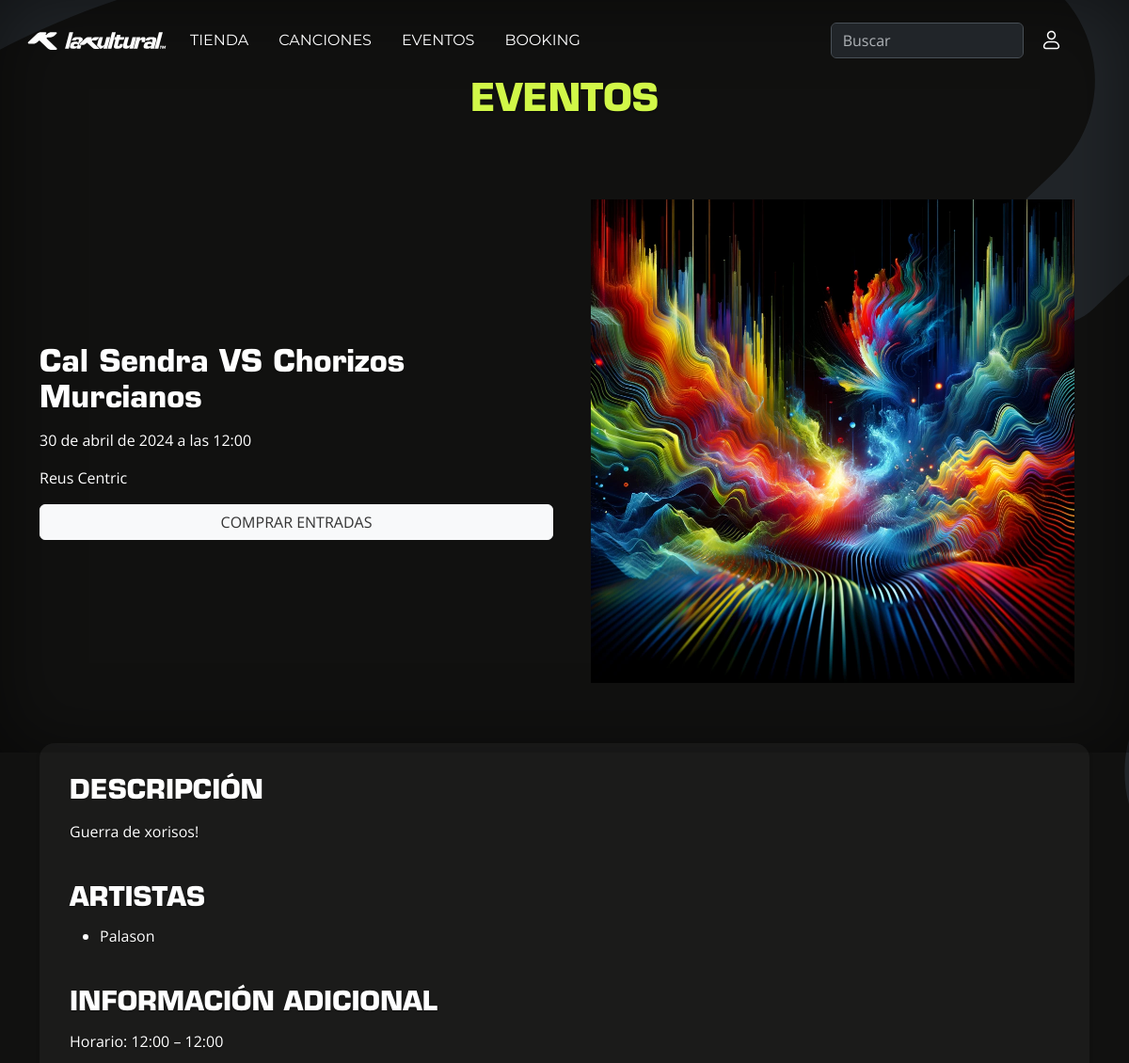
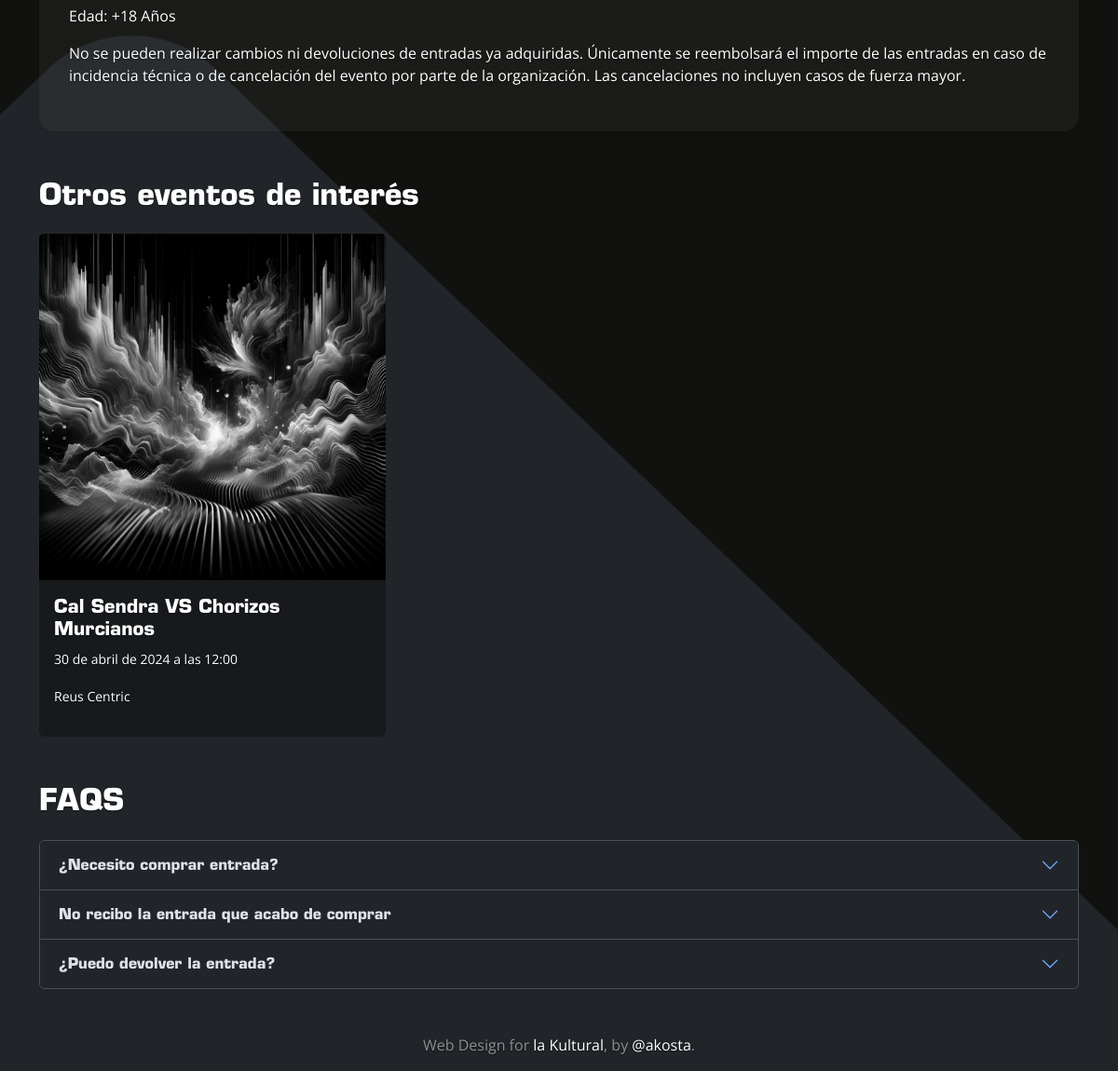
/eventos/eventos/1, run on the app's committed database (2 pictures, top to bottom).
### eventos/models.py (models this page shows, shortened)
class Evento(models.Model):
    nombre = models.CharField(max_length=100)
    fecha = models.DateTimeField()
    lugar = models.CharField(max_length=100)
    descripcion = models.TextField()
    imagen = models.ImageField(upload_to='eventos/', null=True, blank=True)
    organizador = models.ForeignKey(Usuario, on_delete=models.SET_NULL, null=True, blank=True, related_name='eventos_organizados')  # Relación con Usuario
    edad_minima = models.IntegerField(default=18)
    hora_inicio = models.TimeField()
    hora_fin = models.TimeField()
    artistas = models.ManyToManyField(Artista, through='ArtistaEvento', related_name='eventos')

### booking/models.py (models this page shows, shortened)
class Artista(models.Model):
    nombre = models.CharField(max_length=100)
    descripcion = models.TextField()
    contacto = models.EmailField()  # Cambiado a EmailField para validar formato de correo
    imagen = models.ImageField(upload_to='booking/fotos/', null=True, blank=True)

### eventos/views.py (the view)
# urls.py: path('eventos/<int:evento_id>', views.evento, name='evento'),
def evento(request, evento_id):
    evento = get_object_or_404(Evento, pk=evento_id)
    related_eventos = Evento.objects.all().order_by('fecha')
    artistas_del_evento = evento.artistas.all()
    contexto = {'evento':evento,
                'related_eventos':related_eventos,
                'artistas_del_evento':artistas_del_evento}
    return render(request, 'eventos/evento.html', contexto)

### eventos/templates/eventos/evento.html
{% extends 'base.html' %}
{% load static %}
{% block content %}
<header class="masthead">
    <div class="text-center">
        <h1 class="section-heading text-uppercase">EVENTOS</h1>
    </div>
</header>
<div class="container py-5 text-start">
    <div class="row mb-5">
      <div class="col-lg-6 d-flex flex-column justify-content-center">
        <h2>{{evento.nombre}}</h2>
        <p>{{evento.fecha}}</p>
        <p>{{evento.lugar}}</p>
        <a href="#" class="btn btn-light text-uppercase">Comprar Entradas</a>
      </div>
      <div class="col-lg-6">
        <div class="event-card p-3">
          {% if evento.imagen %}
          <img src="{{ evento.imagen.url }}" alt="{{ evento.nombre }}" class="img-fluid">
          {% else %}
          <p>No hay imagen disponible.</p>
          {% endif %}
        </div>
      </div>
    </div>
    <div class="col tarjeta-info mb-5">
    <div class="row">
        <div class="col">
        <h3 class="mb-3">DESCRIPCIÓN</h3>
        <p>{{ evento.descripcion }}</p>
        </div>
    </div>
    <div class="row mt-4">
        <div class="col">
        <h3>ARTISTAS</h3>
        <ul>
          {% for artista in artistas_del_evento %}
            <li>{{ artista.nombre }}</li>
          {% endfor %}
        </ul>
        </div>
    </div>
  <div class="row mt-4">
    <div class="col">
      <h3>INFORMACIÓN ADICIONAL</h3>
      <p>Horario: {{evento.hora_inicio}} – {{ evento.hora_fin }} </p>
      <p>Edad: +{{ evento.edad_minima}} Años</p>
      <p>No se pueden realizar cambios ni devoluciones de entradas ya adquiridas. Únicamente se reembolsará el importe de las entradas en caso de incidencia técnica o de cancelación del evento por parte de la organización. Las cancelaciones no incluyen casos de fuerza mayor.</p>
    </div>
  </div>
  </div>
    {% include 'eventos/related_events.html' %}
    {% include 'faqs.html' %}
</div>
{% endblock %}

### eventos/templates/eventos/related_events.html (shortened to what this page needs)
{% load static %}
<h2 class="mb-4">Otros eventos de interés</h2>
<div class="row flex-nowrap overflow-auto row-scrollable mb-5">
  {% for evento in related_eventos %}
  <a href="{% url 'eventos:evento' evento.id %}">
  <div class="col-12 col-md-6 col-lg-4">
    <div class="card card-background card-shadow bg-dark text-white h-100 border-0">
      <img class="card-img-top" src="{{ evento.imagen.url }}" alt="{{ evento.nombre }}">
      <div class="card-body d-flex flex-column">
        <h5 class="card-title">{{ evento.nombre }}</h5>
        <p class="card-text"><small>{{ evento.fecha }}</small></p>
        <p class="card-text"><small>{{ evento.lugar }}</small></p>
      </div>
    </div>
  </div>
  </a>
  {% endfor %}
</div>

### static/css/base.css (style rules this page uses)
html, body { height: 100vh; margin: 0; padding: 0; scrollbar-width: none; -ms-overflow-style: none; }
body { font-family: 'Open Sans', sans-serif; text-shadow: 0 .05rem .1rem rgba(0, 0, 0, .5); box-shadow: inset 0 0 5rem rgba(0, 0, 0, .5); background-image: url("/static/assets/img/logos/bg_k1.svg"); background-repeat: no-repeat; background-size: cover; background-position: center; background-attachment: fixed; }
h1, h2, h3, h4, h5, h6 { font-family: 'Eurostile', sans-serif; margin-bottom: 0.5em; }
h1, .title { color: #d1f748; font-weight: 900; }
a, .btn { text-decoration: none; }
.card-background { background-color: rgba(0, 0, 0, 0.3) !important; }
.card-img-top { filter: grayscale(100%); transition: filter 0.5s ease; }
.btn-light, .btn-light:hover, .btn-light:focus { color: #333; text-shadow: none; }
.tarjeta-info { background-color: rgba(120, 120, 120, 0.1); border-radius: 1rem; padding: 2rem; box-shadow: 0 2px 5px rgba(0,0,0,0.1); }

### static/css/navbar.css (style rules this page uses)
.masthead { margin-top: 80px; }

### eventos/static/eventos/css/evento.css (style rules this page uses)
.row-scrollable { overflow-x: auto; overflow-y: hidden; cursor: grab; }
.row-scrollable { -ms-overflow-style: none; scrollbar-width: none; }

### musica/static/musica/css/musica.css (style rules this page uses)
.btn { white-space: nowrap; overflow: hidden; text-overflow: ellipsis; }

### data on the page
Evento: nombre "Cal Sendra VS Chorizos Murcianos", fecha "30 de abril de 2024 a las 12:00", lugar "Reus Centric", imagen (picture), descripcion "Guerra de xorisos!", hora_inicio "12:00", hora_fin "12:00", edad_minima "18"
Artista: nombre "Palason"
